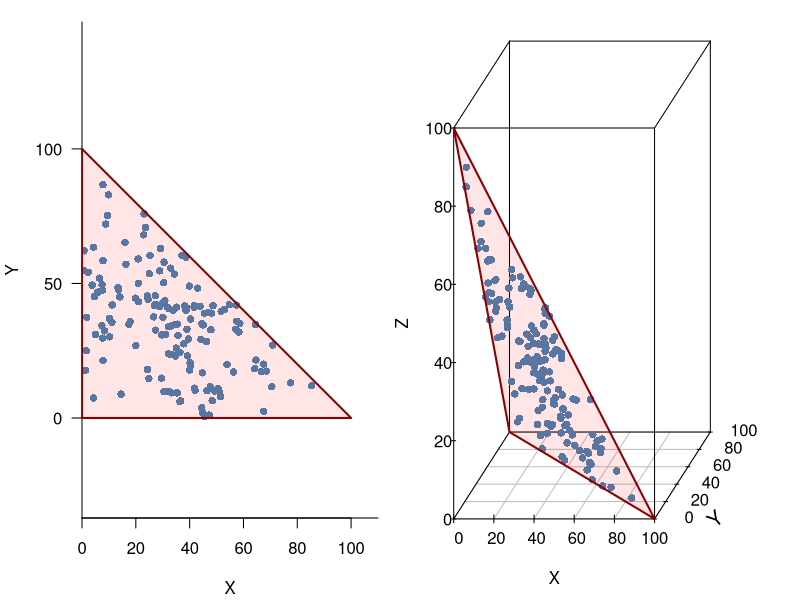

R code for this plot:
## ---- chunk 1
# Générer des compositions aléatoires
n <- 150
coda <- matrix(data = sample(1:99, size = 3 * n, replace = TRUE),
               nrow = n, ncol = 3, dimnames = list(NULL, c("X", "Y", "Z")))
compo2 <- as.data.frame(coda[, -3] * 100 / rowSums(coda))
compo3 <- as.data.frame(coda * 100 / rowSums(coda))

# Projeter les compositions
par(mfrow = c(1, 2), mar = c(4, 4, 1, 1) + 0.1, las = 1, cex = 1)
# Nuage de points R2
plot(
  x = compo2,
  col = "steelblue", pch = 16, type = "p",
  xlim = c(0,110), ylim = c(0,110),
  xlab = "X", ylab = "Y",
  bty = "l", xaxs = "i", yaxs = "i", asp = 1
)
polygon(
  x = c(0, 0, 100), y = c(0, 100, 0),
  border = "darkred", col = rgb(1, 0, 0, 0.1),
  lty = 1, lwd = 2
)
# Nuage de points R3
s3d <- scatterplot3d::scatterplot3d(
  x = compo3,
  color = "steelblue", pch = 16, type = "p",
  xlim = c(0,100), ylim = c(0,100), zlim = c(0,100),
  scale.y = 0.5, angle = 40, cex.axis = 1, cex.lab = 1,
  xlab = "X", ylab = "", zlab = "Z",
  mar = c(3, 2, 1, 2) + 0.1
)
text(x = 6.5, y = 0, labels = "Y", srt = 40, cex = 1.2)
polygon(
  x = s3d$xyz.convert(c(0, 100, 0), c(100, 0, 0), c(0, 0, 100)),
  border = "darkred", col = rgb(1, 0, 0, 0.1),
  lty = 1, lwd = 2
)

# Diagramme ternaire
# source("R/ternary.R")
# ternary(compo3, pch = 1, col = "steelblue",
#         col.triangle = "darkred", lwd.triangle = 2, cex.lab = 1)
## ---- chunk 2
coda_ex <- matrix(
  data = c(0.100, 0.200, 0.100, 0.600, 0.250, 0.500, 0.250,
           0.200, 0.100, 0.100, 0.600, 0.500, 0.250, 0.250,
           0.300, 0.300, 0.200, 0.200, 0.375, 0.375, 0.250) * 100,
  nrow = 3, byrow = TRUE
)

coda_ex |> 
  as.data.frame() |> 
  knitr::kable(
    row.names = FALSE,
    col.names = c("A", "B", "C", "D", "A", "B", "C"),
    caption = "Pourcentages de céramiques appartenant à chaque catéogrie observés par deux archéologues.",
    booktabs = TRUE
  ) |> 
  kableExtra::add_header_above(c("Howard" = 4, "Arthur" = 3))
